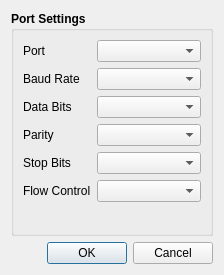
<?xml version="1.0" encoding="UTF-8"?>
<ui version="4.0">
 <class>ConnectionDialog</class>
 <widget class="QDialog" name="ConnectionDialog">
  <property name="geometry">
   <rect>
    <x>0</x>
    <y>0</y>
    <width>224</width>
    <height>275</height>
   </rect>
  </property>
  <property name="windowTitle">
   <string>Connection Settings</string>
  </property>
  <layout class="QVBoxLayout" name="verticalLayout_2">
   <item>
    <widget class="QGroupBox" name="groupBox">
     <property name="font">
      <font>
       <weight>75</weight>
       <bold>true</bold>
      </font>
     </property>
     <property name="title">
      <string>Port Settings</string>
     </property>
     <layout class="QVBoxLayout" name="verticalLayout">
      <item>
       <layout class="QFormLayout" name="formLayout">
        <item row="0" column="0">
         <widget class="QLabel" name="label">
          <property name="font">
           <font>
            <weight>50</weight>
            <bold>false</bold>
           </font>
          </property>
          <property name="text">
           <string>Port</string>
          </property>
          <property name="buddy">
           <cstring>comboPortName</cstring>
          </property>
         </widget>
        </item>
        <item row="0" column="1">
         <widget class="QComboBox" name="comboPortName"/>
        </item>
        <item row="1" column="0">
         <widget class="QLabel" name="label_3">
          <property name="font">
           <font>
            <weight>50</weight>
            <bold>false</bold>
           </font>
          </property>
          <property name="text">
           <string>Baud Rate</string>
          </property>
         </widget>
        </item>
        <item row="1" column="1">
         <widget class="QComboBox" name="comboBaudRate"/>
        </item>
        <item row="2" column="0">
         <widget class="QLabel" name="label_6">
          <property name="font">
           <font>
            <weight>50</weight>
            <bold>false</bold>
           </font>
          </property>
          <property name="text">
           <string>Data Bits</string>
          </property>
         </widget>
        </item>
        <item row="2" column="1">
         <widget class="QComboBox" name="comboDataBits"/>
        </item>
        <item row="3" column="0">
         <widget class="QLabel" name="label_8">
          <property name="font">
           <font>
            <weight>50</weight>
            <bold>false</bold>
           </font>
          </property>
          <property name="text">
           <string>Parity</string>
          </property>
         </widget>
        </item>
        <item row="3" column="1">
         <widget class="QComboBox" name="comboParity"/>
        </item>
        <item row="4" column="0">
         <widget class="QLabel" name="label_7">
          <property name="font">
           <font>
            <weight>50</weight>
            <bold>false</bold>
           </font>
          </property>
          <property name="text">
           <string>Stop Bits</string>
          </property>
         </widget>
        </item>
        <item row="4" column="1">
         <widget class="QComboBox" name="comboStopBits"/>
        </item>
        <item row="5" column="0">
         <widget class="QLabel" name="label_2">
          <property name="font">
           <font>
            <weight>50</weight>
            <bold>false</bold>
           </font>
          </property>
          <property name="text">
           <string>Flow Control</string>
          </property>
         </widget>
        </item>
        <item row="5" column="1">
         <widget class="QComboBox" name="comboFlowControl"/>
        </item>
       </layout>
      </item>
     </layout>
    </widget>
   </item>
   <item>
    <widget class="QDialogButtonBox" name="buttonBox">
     <property name="orientation">
      <enum>Qt::Horizontal</enum>
     </property>
     <property name="standardButtons">
      <set>QDialogButtonBox::Cancel|QDialogButtonBox::Ok</set>
     </property>
    </widget>
   </item>
  </layout>
 </widget>
 <tabstops>
  <tabstop>comboPortName</tabstop>
  <tabstop>comboBaudRate</tabstop>
  <tabstop>comboDataBits</tabstop>
  <tabstop>comboParity</tabstop>
  <tabstop>comboStopBits</tabstop>
  <tabstop>comboFlowControl</tabstop>
 </tabstops>
 <resources/>
 <connections>
  <connection>
   <sender>buttonBox</sender>
   <signal>accepted()</signal>
   <receiver>ConnectionDialog</receiver>
   <slot>accept()</slot>
   <hints>
    <hint type="sourcelabel">
     <x>308</x>
     <y>354</y>
    </hint>
    <hint type="destinationlabel">
     <x>157</x>
     <y>274</y>
    </hint>
   </hints>
  </connection>
  <connection>
   <sender>buttonBox</sender>
   <signal>rejected()</signal>
   <receiver>ConnectionDialog</receiver>
   <slot>reject()</slot>
   <hints>
    <hint type="sourcelabel">
     <x>376</x>
     <y>360</y>
    </hint>
    <hint type="destinationlabel">
     <x>286</x>
     <y>274</y>
    </hint>
   </hints>
  </connection>
 </connections>
</ui>
